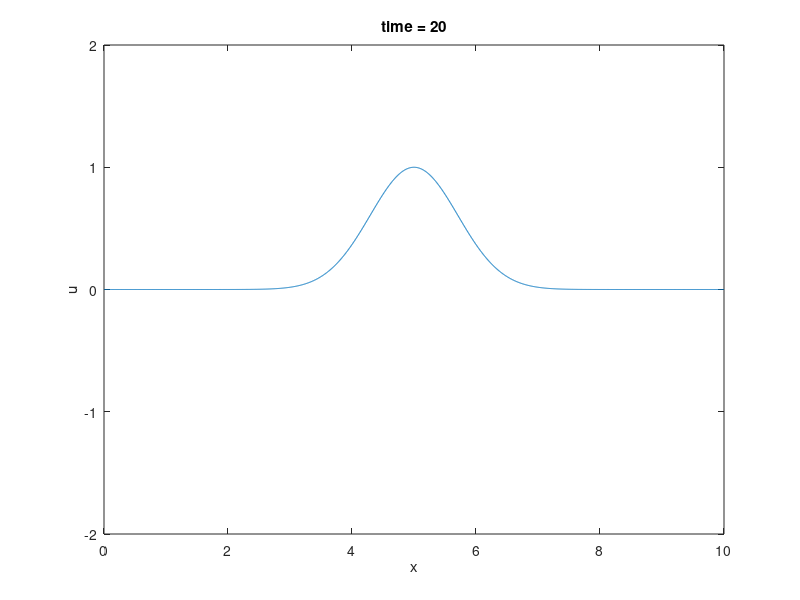

Reproduce this figure in MATLAB.
%% Definitions
clear
c = 1; % set the wave speed
L = 10; % set the length of the domain
T = 20; % set the total time (2*L/c)
dt = 0.1; % set the time step
Nmodes = 100; % set the number of modes
Nspace = 2000; % set the number of spatial points
x = linspace(0,L,Nspace); % define a grid in space
%% Set the mode amplitudes directly
A = zeros(Nmodes,1); % initialize cosine mode amplitudes = 0
A(2) = 1; % set A_1 = 1
B = zeros(Nmodes,1); % initialize sine mode amplitudes = 0
B(2) = 1/4; % set B_1 = 1
%% Compute mode amplitudes from initial conditions
eff = @(X) 2*X/L.*(X<L/2)+(2-(2*X/L)).*(X>=L/2);
gee = @(X) 0*X;
eff = @(X) exp(-(X-L/2).^2);
gee = @(X) 0*X/L;
fplot(@(X) [eff(X),gee(X)],[0,L])
for n = 1:Nmodes
A(n) = 2*integral(@(X) eff(X).*sin(n*pi*X/L),0,L)/L; % define the An coefficient
B(n) = 2*integral(@(X) gee(X).*sin(n*pi*X/L),0,L)/(n*pi*c); % define the Bn coefficient
end
pause
%% Compute the solution and visualize
for t = 0:dt:T % loop through time
    u = zeros(1,Nspace); % set the solution to zero
    for n = 1:Nmodes % loop through the modes
        u = u + sin(n*pi*x/L).*(A(n).*cos(n*pi*c*t/L) + B(n).*sin(n*pi*c*t/L)); % update the solution
    end
    plot(x,u) % plot the solution
    axis([0 L -2 2]) % set the axes
    xlabel('x')
    ylabel('u')
    title(['time = ', num2str(t)])
    drawnow % force the graphics 
    %pause
end